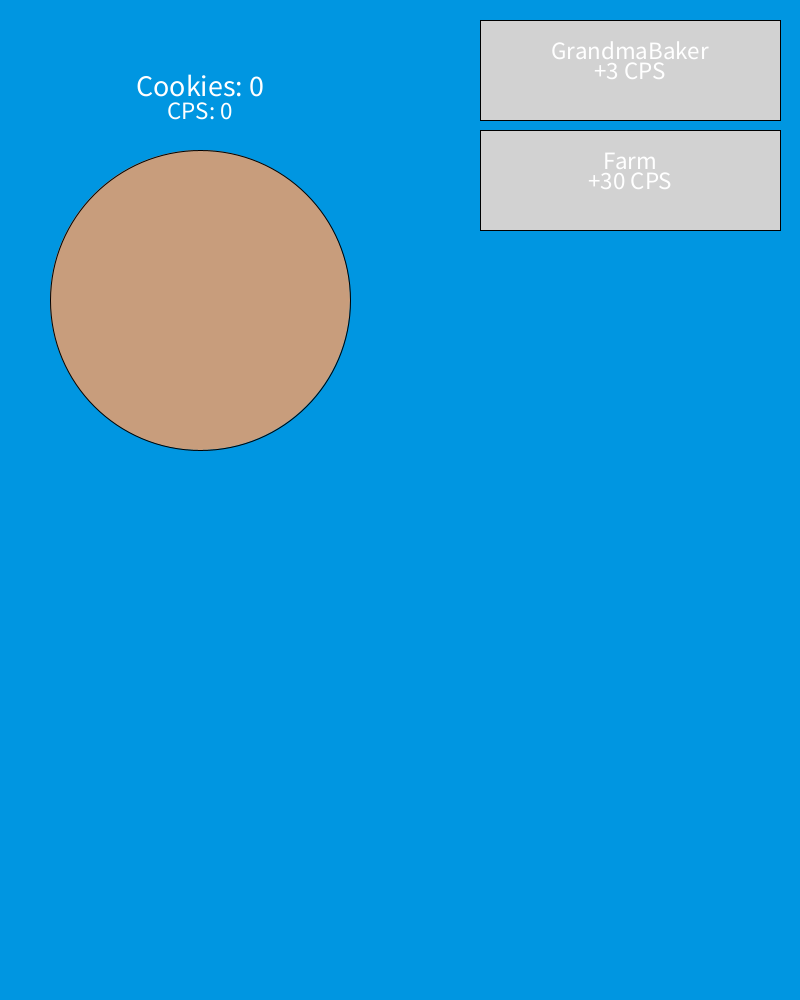
Frame 1 (no input)
Frame 60 (the mouse pressed at the canvas centre just before this capture): identical to frame 1, image omitted
Frame 120 (the mouse held since frame 60 and released just before this capture): identical to frame 1, image omitted

The Processing sketch that drew this single still picture (run headless with seeded random() and noise(); from frame 60 on, the mouse is pressed at the canvas centre):

// Processing sketch: CookieClicker
// ── CookieClicker.pde
Cookie cookie;
Counter counter;
MouseTracker m;
Upgrades upgrade;
CpsCounter cpsCounter;
Upgrades upgrade1;
Upgrades upgrade2;

public void setup() {
  size (800,1000);
  counter = new Counter(200,100, 0);
  upgrade = new Upgrades(550,50,"upgrade","", 0);
  cpsCounter = new CpsCounter(200,100, 0);
  upgrade1 = new Upgrades(480,20,"GrandmaBaker", "+3 CPS", 3);
  upgrade2 = new Upgrades(480, 130, "Farm", "+30 CPS", 30);
  
  
}

public void draw() {
  background (0,150,225);
  cookie = new Cookie(200,300);
  cookie.show();
  counter.show();
  upgrade1.show();
  upgrade2.show();
  cpsCounter.show();
  counter.adding();
}
void mouseClicked() {
 cookie.collides(m);
 upgrade1.collides(m);
}

// ── Cookie.pde
public class Cookie {
  private PVector pos;
  private final int SIZE = 300;
  
  public Cookie(int x, int y) {
   pos = new PVector(x,y);
}
public void show() {
  fill(200,157,124);
circle(200,300,SIZE);
}
public void collides(MouseTracker m) { //<>//
 if (dist(this.pos.x,this.pos.y,mouseX,mouseY) < this.SIZE/2){
   counter.total++;
 }
}
}

// ── CpsCounter.pde
public class CpsCounter {
 private PVector pos;
  public int cps = 0;
  
  public CpsCounter(int x, int y, int cps) {
   pos = new PVector(x,y); 
}
public void show() {
  textAlign(CENTER,CENTER); 
   textSize(25);
   fill(255);
   text("CPS: "+ cps, 200, 110);
}
  
}

// ── MouseTracker.pde
public class MouseTracker{
 public PVector pos;
 
 public MouseTracker( int mouseX, int mouseY){
  pos= new PVector( mouseX, mouseY); 
 }
}

// ── TotalCookies.pde
public class Counter{
  private PVector pos;
   int total = 0;
   int startTime = 0;
   int refresh = 1000;
  
  public Counter(int x, int y, int total) {
   pos = new PVector(x,y); 
  }
  
  public void show() {
   textAlign(CENTER,CENTER); 
   textSize(30);
   fill(255);
   text("Cookies: "+ total, 200, 85);
  }
  void start() {
   startTime = millis();
  }
 //<>//
   int runTime() {
     int runTime;
     runTime = (millis() - startTime);
     return runTime;
   }
  
   public void adding() {
  if (runTime() > refresh) {
    this.total = this.total + cpsCounter.cps;
    startTime = millis();
  }
   }
   
}

// ── Upgrades.pde
public class Upgrades{
  private PVector pos;
  public String name;
  public String cpsBoost;
  
   public Upgrades(int x, int y, String name, String cpsBoost, int Cps) {
   pos = new PVector(x,y);
   this.name = name;
   this.cpsBoost = cpsBoost;
}
public void show() {
  fill(210);
  //upgrade 1
 rect(this.pos.x,this.pos.y,300,100); 
 fill(255);
 textAlign(CENTER,CENTER);
 textSize(25);
 text(name, this.pos.x + 150 , this.pos.y + 30);
 text(cpsBoost, this.pos.x + 150, this.pos.y + 50); //<>//
 
 
}

public void collides(MouseTracker m){
 //grandma baker
 int price1 = 25;
  if (counter.total >= price1){
 if((mouseX > 480 && mouseX <770) && (mouseY > 20 && mouseY <120)) {
   cpsCounter.cps += 3;
   counter.total -= price1;
   price1 = price1 + (int)(price1 * 0.1);
   System.out.print(price1);
 }
 //farm
 int price2 = 250;
 if (counter.total >= price2) {
 if((mouseX > 480 && mouseX <770) && (mouseY > 130 && mouseY <230)) {
   cpsCounter.cps += 30;
   counter.total -= price2;
   price2 = price2 +(int)(price2 * 0.1);
   System.out.print(price2);
 }
 }
}
}
}
